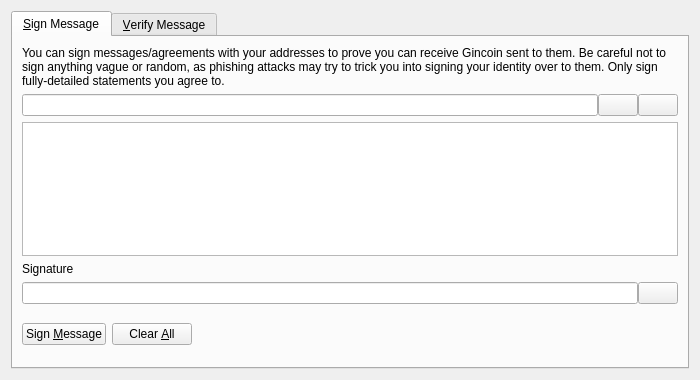
<?xml version="1.0" encoding="UTF-8"?>
<ui version="4.0">
 <class>SignVerifyMessageDialog</class>
 <widget class="QDialog" name="SignVerifyMessageDialog">
  <property name="geometry">
   <rect>
    <x>0</x>
    <y>0</y>
    <width>700</width>
    <height>380</height>
   </rect>
  </property>
  <property name="windowTitle">
   <string>Signatures - Sign / Verify a Message</string>
  </property>
  <property name="modal">
   <bool>true</bool>
  </property>
  <layout class="QVBoxLayout" name="verticalLayout">
   <item>
    <widget class="QTabWidget" name="tabWidget">
     <property name="currentIndex">
      <number>0</number>
     </property>
     <widget class="QWidget" name="tabSignMessage">
      <attribute name="title">
       <string>&amp;Sign Message</string>
      </attribute>
      <layout class="QVBoxLayout" name="verticalLayout_SM">
       <item>
        <widget class="QLabel" name="infoLabel_SM">
         <property name="text">
          <string>You can sign messages/agreements with your addresses to prove you can receive Gincoin sent to them. Be careful not to sign anything vague or random, as phishing attacks may try to trick you into signing your identity over to them. Only sign fully-detailed statements you agree to.</string>
         </property>
         <property name="textFormat">
          <enum>Qt::PlainText</enum>
         </property>
         <property name="wordWrap">
          <bool>true</bool>
         </property>
        </widget>
       </item>
       <item>
        <layout class="QHBoxLayout" name="horizontalLayout_1_SM">
         <property name="spacing">
          <number>0</number>
         </property>
         <item>
          <widget class="QValidatedLineEdit" name="addressIn_SM">
           <property name="toolTip">
            <string>The Gincoin address to sign the message with</string>
           </property>
          </widget>
         </item>
         <item>
          <widget class="QPushButton" name="addressBookButton_SM">
           <property name="toolTip">
            <string>Choose previously used address</string>
           </property>
           <property name="text">
            <string/>
           </property>
           <property name="shortcut">
            <string>Alt+A</string>
           </property>
           <property name="autoDefault">
            <bool>false</bool>
           </property>
          </widget>
         </item>
         <item>
          <widget class="QPushButton" name="pasteButton_SM">
           <property name="toolTip">
            <string>Paste address from clipboard</string>
           </property>
           <property name="text">
            <string/>
           </property>
           <property name="shortcut">
            <string>Alt+P</string>
           </property>
           <property name="autoDefault">
            <bool>false</bool>
           </property>
          </widget>
         </item>
        </layout>
       </item>
       <item>
        <widget class="QPlainTextEdit" name="messageIn_SM">
         <property name="toolTip">
          <string>Enter the message you want to sign here</string>
         </property>
        </widget>
       </item>
       <item>
        <widget class="QLabel" name="signatureLabel_SM">
         <property name="text">
          <string>Signature</string>
         </property>
         <property name="textFormat">
          <enum>Qt::PlainText</enum>
         </property>
        </widget>
       </item>
       <item>
        <layout class="QHBoxLayout" name="horizontalLayout_2_SM">
         <property name="spacing">
          <number>0</number>
         </property>
         <item>
          <widget class="QLineEdit" name="signatureOut_SM">
           <property name="font">
            <font>
             <italic>true</italic>
            </font>
           </property>
           <property name="readOnly">
            <bool>true</bool>
           </property>
          </widget>
         </item>
         <item>
          <widget class="QPushButton" name="copySignatureButton_SM">
           <property name="toolTip">
            <string>Copy the current signature to the system clipboard</string>
           </property>
           <property name="text">
            <string/>
           </property>
           <property name="autoDefault">
            <bool>false</bool>
           </property>
          </widget>
         </item>
        </layout>
       </item>
       <item>
        <layout class="QHBoxLayout" name="horizontalLayout_3_SM">
         <item>
          <widget class="QPushButton" name="signMessageButton_SM">
           <property name="toolTip">
            <string>Sign the message to prove you own this Gincoin address</string>
           </property>
           <property name="text">
            <string>Sign &amp;Message</string>
           </property>
           <property name="autoDefault">
            <bool>false</bool>
           </property>
          </widget>
         </item>
         <item>
          <widget class="QPushButton" name="clearButton_SM">
           <property name="toolTip">
            <string>Reset all sign message fields</string>
           </property>
           <property name="text">
            <string>Clear &amp;All</string>
           </property>
           <property name="autoDefault">
            <bool>false</bool>
           </property>
          </widget>
         </item>
         <item>
          <spacer name="horizontalSpacer_1_SM">
           <property name="orientation">
            <enum>Qt::Horizontal</enum>
           </property>
           <property name="sizeHint" stdset="0">
            <size>
             <width>40</width>
             <height>48</height>
            </size>
           </property>
          </spacer>
         </item>
         <item>
          <widget class="QLabel" name="statusLabel_SM">
           <property name="font">
            <font>
             <weight>75</weight>
             <bold>true</bold>
            </font>
           </property>
           <property name="text">
            <string/>
           </property>
           <property name="wordWrap">
            <bool>true</bool>
           </property>
          </widget>
         </item>
         <item>
          <spacer name="horizontalSpacer_2_SM">
           <property name="orientation">
            <enum>Qt::Horizontal</enum>
           </property>
           <property name="sizeHint" stdset="0">
            <size>
             <width>40</width>
             <height>48</height>
            </size>
           </property>
          </spacer>
         </item>
        </layout>
       </item>
      </layout>
     </widget>
     <widget class="QWidget" name="tabVerifyMessage">
      <attribute name="title">
       <string>&amp;Verify Message</string>
      </attribute>
      <layout class="QVBoxLayout" name="verticalLayout_VM">
       <item>
        <widget class="QLabel" name="infoLabel_VM">
         <property name="text">
          <string>Enter the receiver's address, message (ensure you copy line breaks, spaces, tabs, etc. exactly) and signature below to verify the message. Be careful not to read more into the signature than what is in the signed message itself, to avoid being tricked by a man-in-the-middle attack. Note that this only proves the signing party receives with the address, it cannot prove sendership of any transaction!</string>
         </property>
         <property name="textFormat">
          <enum>Qt::PlainText</enum>
         </property>
         <property name="alignment">
          <set>Qt::AlignLeading|Qt::AlignLeft|Qt::AlignTop</set>
         </property>
         <property name="wordWrap">
          <bool>true</bool>
         </property>
        </widget>
       </item>
       <item>
        <layout class="QHBoxLayout" name="horizontalLayout_1_VM">
         <property name="spacing">
          <number>0</number>
         </property>
         <item>
          <widget class="QValidatedLineEdit" name="addressIn_VM">
           <property name="toolTip">
            <string>The Gincoin address the message was signed with</string>
           </property>
          </widget>
         </item>
         <item>
          <widget class="QPushButton" name="addressBookButton_VM">
           <property name="toolTip">
            <string>Choose previously used address</string>
           </property>
           <property name="text">
            <string/>
           </property>
           <property name="shortcut">
            <string>Alt+A</string>
           </property>
           <property name="autoDefault">
            <bool>false</bool>
           </property>
          </widget>
         </item>
        </layout>
       </item>
       <item>
        <widget class="QPlainTextEdit" name="messageIn_VM"/>
       </item>
       <item>
        <widget class="QValidatedLineEdit" name="signatureIn_VM"/>
       </item>
       <item>
        <layout class="QHBoxLayout" name="horizontalLayout_2_VM">
         <item>
          <widget class="QPushButton" name="verifyMessageButton_VM">
           <property name="toolTip">
            <string>Verify the message to ensure it was signed with the specified Gincoin address</string>
           </property>
           <property name="text">
            <string>Verify &amp;Message</string>
           </property>
           <property name="autoDefault">
            <bool>false</bool>
           </property>
          </widget>
         </item>
         <item>
          <widget class="QPushButton" name="clearButton_VM">
           <property name="toolTip">
            <string>Reset all verify message fields</string>
           </property>
           <property name="text">
            <string>Clear &amp;All</string>
           </property>
           <property name="autoDefault">
            <bool>false</bool>
           </property>
          </widget>
         </item>
         <item>
          <spacer name="horizontalSpacer_1_VM">
           <property name="orientation">
            <enum>Qt::Horizontal</enum>
           </property>
           <property name="sizeHint" stdset="0">
            <size>
             <width>40</width>
             <height>48</height>
            </size>
           </property>
          </spacer>
         </item>
         <item>
          <widget class="QLabel" name="statusLabel_VM">
           <property name="font">
            <font>
             <weight>75</weight>
             <bold>true</bold>
            </font>
           </property>
           <property name="text">
            <string/>
           </property>
           <property name="wordWrap">
            <bool>true</bool>
           </property>
          </widget>
         </item>
         <item>
          <spacer name="horizontalSpacer_2_VM">
           <property name="orientation">
            <enum>Qt::Horizontal</enum>
           </property>
           <property name="sizeHint" stdset="0">
            <size>
             <width>40</width>
             <height>48</height>
            </size>
           </property>
          </spacer>
         </item>
        </layout>
       </item>
      </layout>
     </widget>
    </widget>
   </item>
  </layout>
 </widget>
 <customwidgets>
  <customwidget>
   <class>QValidatedLineEdit</class>
   <extends>QLineEdit</extends>
   <header>qvalidatedlineedit.h</header>
  </customwidget>
 </customwidgets>
 <resources>
  <include location="../gincoin.qrc"/>
 </resources>
 <connections/>
</ui>
